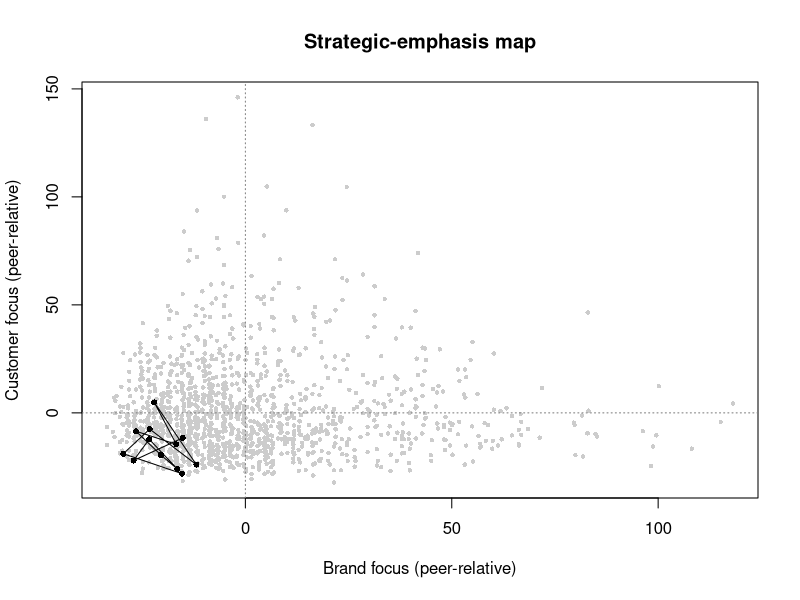
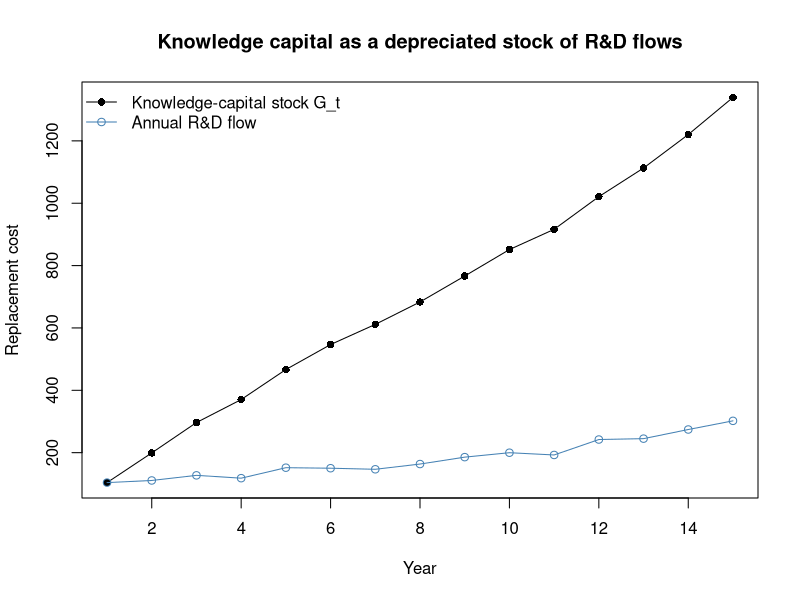
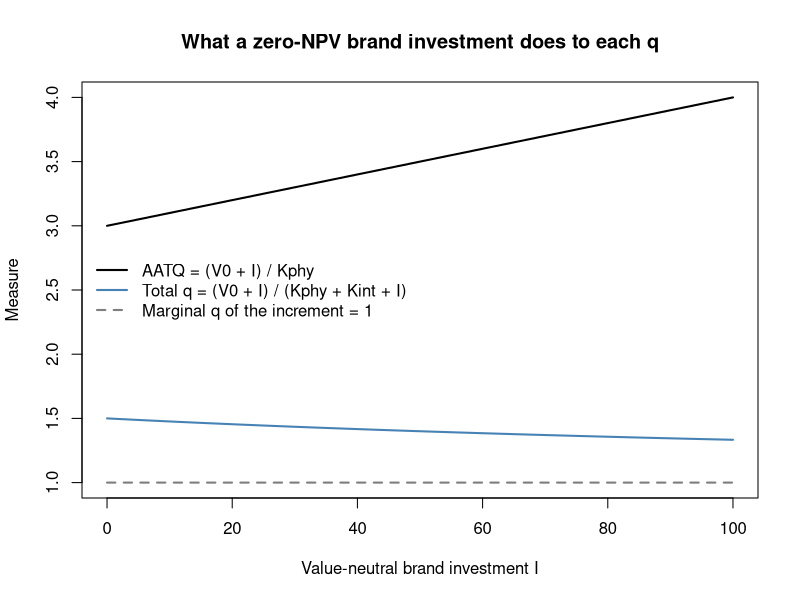

Reproduce these figures in R, in order.
## ---- chunk 1
set.seed(21)

# --- Step 1: bigram dictionaries induced from a training library ---------------
# In the paper these come from brand- and customer-management textbooks; here we
# use a short illustrative subset. Dictionaries are BIGRAMS, not single words,
# because "customer value" and "brand value" share a token but not a construct.
dict_brand <- c("brand equity", "brand awareness", "brand positioning",
                "brand portfolio", "brand image", "advertising campaign",
                "brand loyalty", "brand extension")
dict_cust  <- c("customer retention", "customer lifetime", "loyalty program",
                "customer segment", "churn rate", "customer acquisition",
                "cross selling", "customer satisfaction")

# --- Step 2: a synthetic corpus with KNOWN latent foci -------------------------
# Each firm-year has latent brand focus b and customer focus c, drawn
# independently (the paper's finding: the two dimensions are uncorrelated).
n_firm <- 120; n_year <- 12
panel <- expand.grid(firm = 1:n_firm, year = 1:n_year)
firm_b <- rnorm(n_firm, 0, 1); firm_c <- rnorm(n_firm, 0, 1)
panel$b <- firm_b[panel$firm] + rnorm(nrow(panel), 0, 0.4)
panel$c <- firm_c[panel$firm] + rnorm(nrow(panel), 0, 0.4)

make_call <- function(b, c, n_bigrams = 600) {
  # Probability a given bigram slot is a brand (customer) phrase rises with the
  # latent focus; everything else is filler, as in a real transcript. Dictionary
  # hits are sparse (about 20 per call), which is what makes the index noisy.
  p_b <- plogis(-3.6 + 0.6 * b); p_c <- plogis(-3.6 + 0.6 * c)
  kind <- sample(c("b", "c", "filler"), n_bigrams, replace = TRUE,
                 prob = c(p_b, p_c, max(1e-6, 1 - p_b - p_c)))
  c(sample(dict_brand, sum(kind == "b"), replace = TRUE),
    sample(dict_cust,  sum(kind == "c"), replace = TRUE),
    rep("filler phrase", sum(kind == "filler")))
}

# --- Step 3: score each call -> focus index per 1,000 bigrams ------------------
score_call <- function(bigrams) {
  c(brand    = 1000 * sum(bigrams %in% dict_brand) / length(bigrams),
    customer = 1000 * sum(bigrams %in% dict_cust)  / length(bigrams))
}

scores <- t(mapply(function(b, c) score_call(make_call(b, c)),
                   panel$b, panel$c))
panel$bf <- scores[, "brand"]
panel$cf <- scores[, "customer"]

cat(sprintf("Recovery: cor(latent brand, brand index)    = %.2f\n",
            cor(panel$b, panel$bf)))
cat(sprintf("           cor(latent customer, cust. index) = %.2f\n",
            cor(panel$c, panel$cf)))
cat(sprintf("Measured foci are uncorrelated with each other: r = %.2f\n",
            cor(panel$bf, panel$cf)))
## ---- chunk 2
# Peer-relative focus: demean within year (in practice, within industry x year).
panel$bf_rel <- panel$bf - ave(panel$bf, panel$year)
panel$cf_rel <- panel$cf - ave(panel$cf, panel$year)

# A monitoring view for one firm: where does it sit, and is it drifting?
focal <- subset(panel, firm == 7)
round(head(focal[, c("year", "bf", "cf", "bf_rel", "cf_rel")], 4), 2)
## ---- chunk 3
#| label: fig-mf-focus-map
#| fig-cap: "A strategic-emphasis map. Each point is a firm-year positioned by its peer-relative brand focus and customer focus; the tracked firm's path (dark) shows drift over time. The two dimensions are near-orthogonal, so a firm's position is not pinned down by a single 'marketing emphasis' score."
#| message: false
#| warning: false
plot(panel$bf_rel, panel$cf_rel, pch = 16, col = "grey80", cex = 0.6,
     xlab = "Brand focus (peer-relative)", ylab = "Customer focus (peer-relative)",
     main = "Strategic-emphasis map")
abline(h = 0, v = 0, col = "grey50", lty = 3)
lines(focal$bf_rel, focal$cf_rel, type = "o", pch = 16, col = "black", cex = 0.8)
## ---- chunk 4
# True DGP: both foci help; doing both is penalized (beta_BC < 0).
panel$y <- 0.40 * panel$b + 0.35 * panel$c - 0.25 * panel$b * panel$c +
           rnorm(nrow(panel), 0, 0.8)

# Standardize BOTH the latent constructs and the measured indices, so the two
# regressions are on the same scale and the only difference is measurement error.
z <- function(x) as.numeric(scale(x))
panel$b_z  <- z(panel$b);  panel$c_z  <- z(panel$c)
panel$bf_z <- z(panel$bf); panel$cf_z <- z(panel$cf)

fit_latent   <- lm(y ~ b_z  * c_z  + factor(year), data = panel)
fit_measured <- lm(y ~ bf_z * cf_z + factor(year), data = panel)

comparison <- data.frame(
  term      = c("brand focus", "customer focus", "interaction"),
  latent    = round(coef(fit_latent)[c("b_z", "c_z", "b_z:c_z")], 3),
  measured  = round(coef(fit_measured)[c("bf_z", "cf_z", "bf_z:cf_z")], 3),
  row.names = NULL)
comparison$attenuation <- round(1 - comparison$measured / comparison$latent, 2)
comparison
## ---- chunk 5
set.seed(21)

# --- simulate a market and one firm with a known event-day jump --------------
n_est  <- 250          # estimation-window trading days
n_evt  <- 5            # event-window days (e.g., -2..+2)
alpha  <- 0.0002; beta <- 1.10
mkt_est <- rnorm(n_est, 0.0004, 0.009)
firm_est <- alpha + beta * mkt_est + rnorm(n_est, 0, 0.012)

# --- estimate the market model on the clean pre-event window -----------------
fit <- lm(firm_est ~ mkt_est)

# --- event window: true cash-flow news adds +3% on the announcement day ------
mkt_evt   <- rnorm(n_evt, 0.0004, 0.009)
news      <- c(0, 0, 0.03, 0, 0)            # day 0 carries the marketing news
firm_evt  <- coef(fit)[1] + coef(fit)[2] * mkt_evt +
             rnorm(n_evt, 0, 0.012) + news

# --- abnormal and cumulative abnormal returns --------------------------------
expected_evt <- predict(fit, newdata = data.frame(mkt_est = mkt_evt))
AR  <- firm_evt - expected_evt
CAR <- cumsum(AR)

data.frame(day = -2:2, AR = round(AR, 4), CAR = round(CAR, 4))
## ---- chunk 6
#| label: fig-perpetual-inventory
#| fig-cap: "Knowledge capital as a depreciated stock of past R&D flows, simulated by the perpetual-inventory recursion."
#| message: false
#| warning: false
# Knowledge-capital accumulation by perpetual inventory (eq. mf-knowcap).
set.seed(21)
years      <- 1:15
rd_flow    <- 100 * (1.08)^(years - 1) * exp(rnorm(length(years), 0, 0.05))
delta_rd   <- 0.15                       # BEA-style default depreciation
G <- numeric(length(years)); G[1] <- rd_flow[1]
for (t in 2:length(years)) {
  G[t] <- (1 - delta_rd) * G[t - 1] + rd_flow[t]
}

plot(years, G, type = "o", pch = 16,
     xlab = "Year", ylab = "Replacement cost",
     main = "Knowledge capital as a depreciated stock of R&D flows",
     ylim = range(c(G, rd_flow)))
lines(years, rd_flow, type = "o", col = "steelblue", pch = 1)
legend("topleft", bty = "n",
       legend = c("Knowledge-capital stock G_t", "Annual R&D flow"),
       col = c("black", "steelblue"), pch = c(16, 1), lty = 1)
## ---- chunk 7
#| label: fig-mf-q-neutral
#| fig-cap: "A value-neutral marketing investment under three measures. The firm spends $I$ and the market marks value up by exactly $I$, so marginal $q$ of the increment is one by construction. The accounting proxy (AATQ) rises because expensed brand spending never enters its denominator; total $q$ falls, correctly reporting that no value was created beyond cost."
#| message: false
#| warning: false
# A zero-NPV brand investment: value rises by exactly what was spent.
V0   <- 300   # market value before the investment
Kphy <- 100   # replacement cost of physical capital (the AATQ denominator)
Kint <- 100   # replacement cost of installed intangible capital
I    <- seq(0, 100, by = 5)

aatq <- (V0 + I) / Kphy                 # expensed: denominator never moves
totq <- (V0 + I) / (Kphy + Kint + I)    # intangible booked at replacement cost
mq   <- rep(1, length(I))               # marginal q of the increment: 1 by design

plot(I, aatq, type = "l", lwd = 2, ylim = range(c(aatq, totq, mq)),
     xlab = "Value-neutral brand investment I",
     ylab = "Measure", main = "What a zero-NPV brand investment does to each q")
lines(I, totq, lwd = 2, col = "steelblue")
lines(I, mq,   lwd = 2, col = "grey50", lty = 2)
legend("left", bty = "n", lwd = 2, lty = c(1, 1, 2),
       col = c("black", "steelblue", "grey50"),
       legend = c("AATQ = (V0 + I) / Kphy",
                  "Total q = (V0 + I) / (Kphy + Kint + I)",
                  "Marginal q of the increment = 1"))

cat("AATQ:    ", round(aatq[1], 3), "->", round(aatq[length(I)], 3), "\n")
cat("Total q: ", round(totq[1], 3), "->", round(totq[length(I)], 3), "\n")
## ---- chunk 8
# Reported in Schnabel, Heidari, Hock, and Raithel (2026, Management Science):
car_pct     <- 0.0065      # average CAR over the (-2,+2) event window
value_usd   <- 490e6       # implied value change at average market cap
per_ton_usd <- 75          # abnormal return per current ton of CO2e

# The two translations are an identity, so the sample quantities behind them
# can be backed out and checked for plausibility.
implied_mktcap <- value_usd / car_pct       # average market capitalization
implied_tons   <- value_usd / per_ton_usd   # avg. current emissions per firm

data.frame(
  quantity = c("Implied average market cap ($B)",
               "Implied avg. current emissions per firm (Mt CO2e)"),
  value    = c(round(implied_mktcap / 1e9, 1),
               round(implied_tons   / 1e6, 2))
)
## ---- chunk 9
set.seed(7)
n <- 188                                  # announcements, as in the paper

# --- event-level covariates --------------------------------------------------
t_norm    <- sort(runif(n))               # announcement time, scaled to [0,1]
biz_share <- pmin(pmax(rnorm(n, 0.35, 0.15), 0), 1)  # topic share: business impact
log_emis  <- log(pmax(rlnorm(n, 1.6, 1.1), 0.05))    # log committed-scope emissions
size      <- rnorm(n)                     # log market cap, a standard control

biz_c  <- biz_share - mean(biz_share)     # centered: effect at window start
emis_c <- log_emis  - mean(log_emis)

# --- DGP: both moderator effects decay to zero by the end of the window ------
CAR <- 0.0065 +
  0.080  * biz_c  * (1 - t_norm) +
  0.008  * emis_c * (1 - t_norm) +
  0.0004 * size +
  rnorm(n, 0, 0.022)          # abnormal returns are mostly noise by construction

d      <- data.frame(CAR, biz_c, emis_c, t_norm, size)
m_main <- lm(CAR ~ biz_c + emis_c + size, data = d)
m_time <- lm(CAR ~ biz_c * t_norm + emis_c * t_norm + size, data = d)

round(summary(m_main)$coefficients[, c(1, 4)], 4)
round(summary(m_time)$coefficients[, c(1, 4)], 4)
## ---- chunk 10
# Detection rate for each decay interaction, holding the DGP above fixed.
detect <- function(seed) {
  set.seed(seed)
  t_norm <- sort(runif(188))
  biz_c  <- pmin(pmax(rnorm(188, 0.35, 0.15), 0), 1)
  emis_c <- log(pmax(rlnorm(188, 1.6, 1.1), 0.05))
  biz_c  <- biz_c  - mean(biz_c)
  emis_c <- emis_c - mean(emis_c)
  CAR <- 0.0065 + 0.080 * biz_c  * (1 - t_norm) +
                  0.008 * emis_c * (1 - t_norm) + rnorm(188, 0, 0.022)
  ct <- summary(lm(CAR ~ biz_c * t_norm + emis_c * t_norm))$coefficients
  c(business_impact = ct["biz_c:t_norm",  1] < 0 && ct["biz_c:t_norm",  4] < .05,
    emissions       = ct["t_norm:emis_c", 1] < 0 && ct["t_norm:emis_c", 4] < .05)
}
round(rowMeans(sapply(1:400, detect)), 2)
